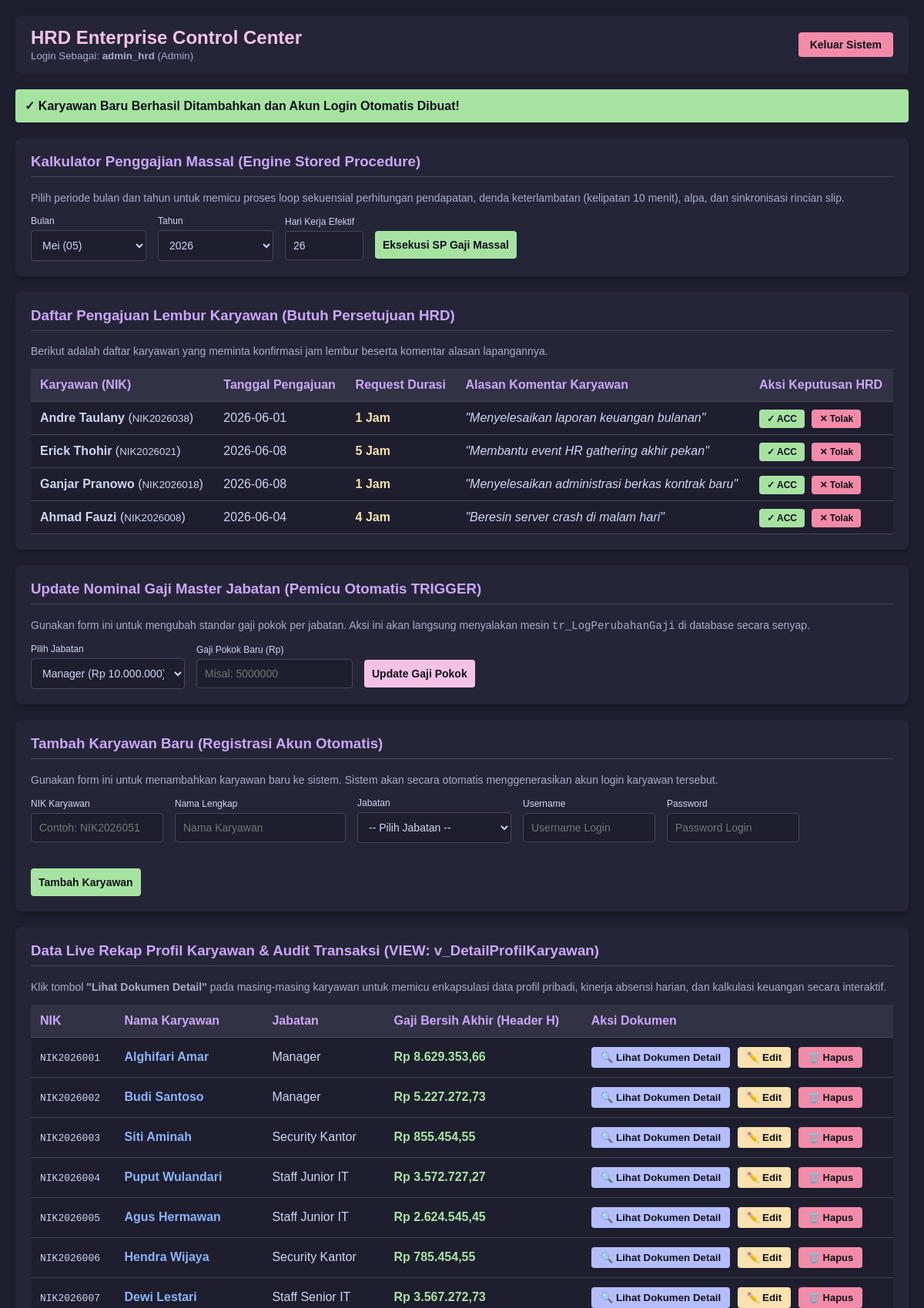
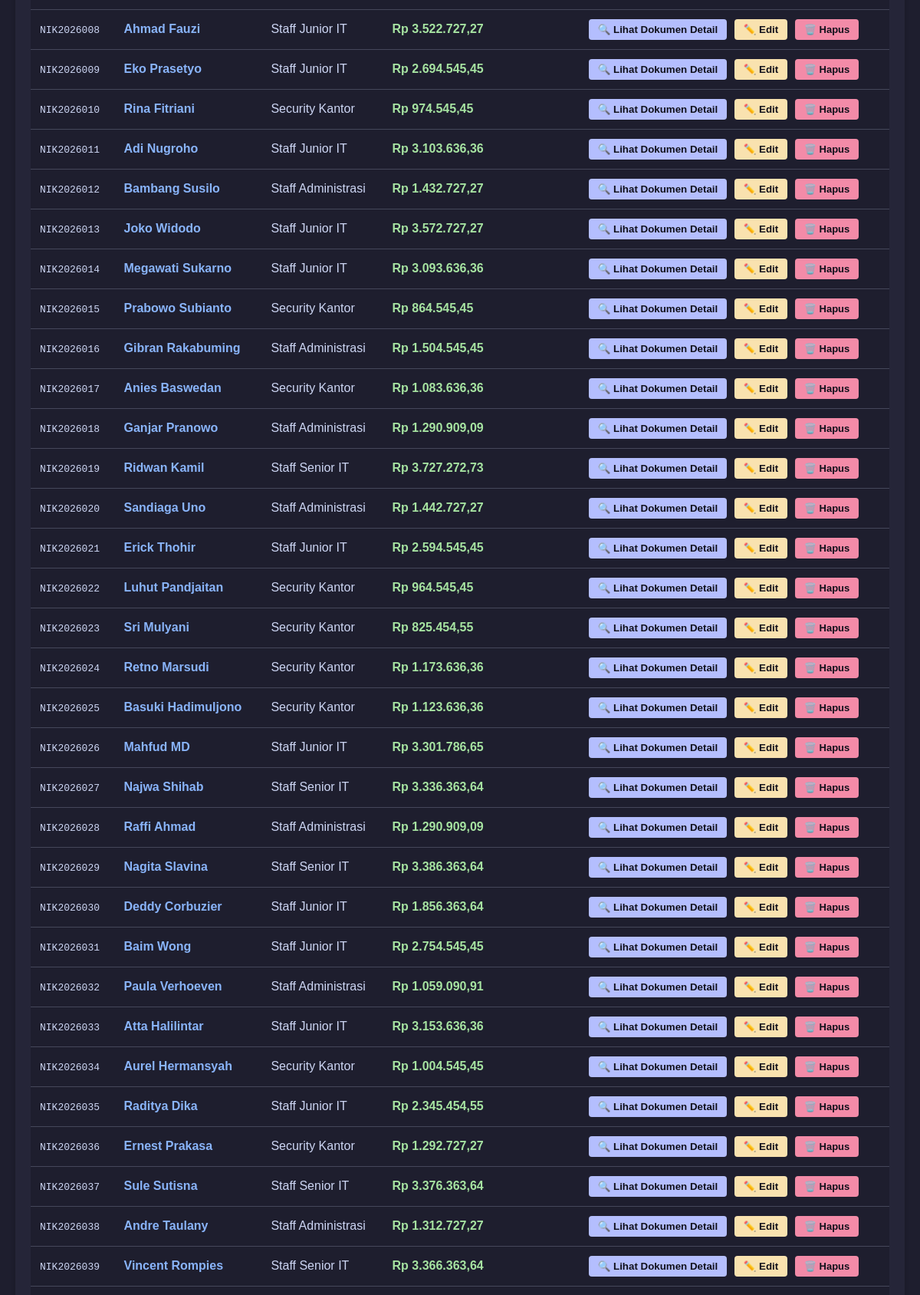
Page /dashboard-hrd.php?status=sukses_tambah_karyawan (signed in, upper part) on the committed database (2 pictures, top to bottom).
### tables this page shows
CREATE TABLE `pengajuan_lembur` (
  `id_lembur` int NOT NULL,
  `id_karyawan` int DEFAULT NULL,
  `tanggal_lembur` date NOT NULL,
  `durasi_jam` int NOT NULL,
  `keterangan` varchar(255) NOT NULL,
  `status_approval` varchar(20) DEFAULT 'Pending'
);

CREATE TABLE `master_karyawan` (
  `id_karyawan` int NOT NULL,
  `nik` varchar(20) NOT NULL,
  `nama_karyawan` varchar(100) NOT NULL,
  `id_jabatan` int NOT NULL,
  `status_aktif` tinyint(1) NOT NULL DEFAULT '1',
  `tanggal_masuk` date NOT NULL
);

CREATE TABLE `master_user` (
  `id_user` int NOT NULL,
  `username` varchar(50) NOT NULL,
  `password_hash` varchar(255) NOT NULL,
  `role` varchar(20) NOT NULL,
  `id_karyawan` int DEFAULT NULL
);

### dashboard-hrd.php (the view, shortened to what this page needs)
<?php
include "config/database.php";
$query_karyawan = "SELECT v.*, k.id_jabatan, u.username FROM v_DetailProfilKaryawan v
                   INNER JOIN master_karyawan k ON v.ID_Karyawan = k.id_karyawan
                   LEFT JOIN master_user u ON k.id_karyawan = u.id_karyawan";
$eksekusi_karyawan = mysqli_query($koneksi, $query_karyawan);
$query_request_lembur = "SELECT l.*, k.nama_karyawan, k.nik FROM pengajuan_lembur l
                         INNER JOIN master_karyawan k ON l.id_karyawan = k.id_karyawan
                         WHERE l.status_approval = 'Pending' ORDER BY l.id_lembur DESC";
$eksekusi_req_lembur = mysqli_query($koneksi, $query_request_lembur);
$query_jabatan_list = "SELECT id_jabatan, nama_jabatan, gaji_pokok FROM master_jabatan";
$eksekusi_jabatan_list = mysqli_query($koneksi, $query_jabatan_list);
$array_jabatan = array();
while ($row_jab = mysqli_fetch_assoc($eksekusi_jabatan_list)) {
    $array_jabatan[] = $row_jab;
}
$bulan_default = 5;
$tahun_default = 2026;
$hari_kerja_default = 26;
?>
<!DOCTYPE html>
<html lang="id">
<head>
</head>
<body>
<div class="kontainer">
    <div class="header">
        <div>
            <h1>HRD Enterprise Control Center</h1>
            <small style="color: #a6adc8;">Login Sebagai: <strong><?php echo $_SESSION['username']; ?></strong> (Admin)</small>
        </div>
        <a href="auth/proses_logout.php" class="tombol-keluar">Keluar Sistem</a>
    </div>
    <?php if (isset($_GET['status']) && $_GET['status'] == 'sukses_tambah_karyawan'): ?>
        <div class="notif-sukses" style="background-color: #a6e3a1; color: #11111b;">✓ Karyawan Baru Berhasil Ditambahkan dan Akun Login Otomatis Dibuat!</div>
    <?php endif; ?>
    <div class="kartu">
        <h3>Kalkulator Penggajian Massal (Engine Stored Procedure)</h3>
        <p style="color: #a6adc8; font-size: 14px; margin: 0;">Pilih periode bulan dan tahun untuk memicu proses loop sekuensial perhitungan pendapatan, denda keterlambatan (kelipatan 10 menit), alpa, dan sinkronisasi rincian slip.</p>
        <form action="hrd/proses_gaji_massal.php" method="POST" class="form-gaji">
            <div>
                <label style="display:block; font-size:12px; margin-bottom:5px;">Bulan</label>
                <select name="input_bulan" required>
                    <option value="5" <?php if ($bulan_default == 5) { echo 'selected'; } ?>>Mei (05)</option>
                </select>
            </div>
            <div>
                <label style="display:block; font-size:12px; margin-bottom:5px;">Tahun</label>
                <select name="input_tahun" required>
                    <option value="2026" <?php if ($tahun_default == 2026) { echo 'selected'; } ?>>2026</option>
                </select>
            </div>
            <div>
                <label style="display:block; font-size:12px; margin-bottom:5px;">Hari Kerja Efektif</label>
                <input type="number" name="input_hari_kerja" value="<?php echo $hari_kerja_default; ?>" min="1" max="31" required style="padding: 10px; border-radius: 4px; border: 1px solid #45475a; background-color: #1e1e2e; color: #cdd6f4; font-size: 14px; width: 80px;">
            </div>
            <div style="margin-top: 18px;">
                <button type="submit" class="btn-proses">Eksekusi SP Gaji Massal</button>
            </div>
        </form>
    </div>
    <div class="kartu">
        <h3>Daftar Pengajuan Lembur Karyawan (Butuh Persetujuan HRD)</h3>
        <p style="color: #a6adc8; font-size: 14px;">Berikut adalah daftar karyawan yang meminta konfirmasi jam lembur beserta komentar alasan lapangannya.</p>
        <table>
            <thead>
                <tr>
                    <th>Karyawan (NIK)</th>
                    <th>Tanggal Pengajuan</th>
                    <th>Request Durasi</th>
                    <th>Alasan Komentar Karyawan</th>
                    <th>Aksi Keputusan HRD</th>
                </tr>
            </thead>
            <tbody>
                <?php if(mysqli_num_rows($eksekusi_req_lembur) > 0): ?>
                    <?php while($req = mysqli_fetch_assoc($eksekusi_req_lembur)): ?>
                        <tr>
                            <td><strong><?php echo $req['nama_karyawan']; ?></strong> (<small><?php echo $req['nik']; ?></small>)</td>
                            <td><?php echo $req['tanggal_lembur']; ?></td>
                            <td style="color: #f9e2af; font-weight:bold;"><?php echo $req['durasi_jam']; ?> Jam</td>
                            <td><em>"<?php echo $req['keterangan']; ?>"</em></td>
                            <td>
                                <a href="hrd/proses_approval_lembur.php?id=<?php echo $req['id_lembur']; ?>&status=Approved" style="background-color: #a6e3a1; color: #11111b; padding: 5px 10px; border-radius:4px; text-decoration:none; font-weight:bold; font-size:12px; margin-right:5px;">✓ ACC</a>
                                <a href="hrd/proses_approval_lembur.php?id=<?php echo $req['id_lembur']; ?>&status=Rejected" style="background-color: #f38ba8; color: #11111b; padding: 5px 10px; border-radius:4px; text-decoration:none; font-weight:bold; font-size:12px;">✕ Tolak</a>
                            </td>
                        </tr>
                    <?php endwhile; ?>
                <?php else: ?>
                    <tr>
                        <td colspan="5" style="text-align: center; color: #a6adc8;">Tidak ada pengajuan lembur yang pending saat ini.</td>
                    </tr>
                <?php endif; ?>
            </tbody>
        </table>
    </div>
    <div class="kartu">
        <h3>Update Nominal Gaji Master Jabatan (Pemicu Otomatis TRIGGER)</h3>
        <p style="color: #a6adc8; font-size: 14px; margin: 0;">Gunakan form ini untuk mengubah standar gaji pokok per jabatan. Aksi ini akan langsung menyalakan mesin <code>tr_LogPerubahanGaji</code> di database secara senyap.</p>
        <form action="hrd/proses_update_gaji.php" method="POST" class="form-gaji">
            <div>
                <label style="display:block; font-size:12px; margin-bottom:5px;">Pilih Jabatan</label>
                <select name="input_id_jabatan" style="width: 200px;" required>
                    <?php foreach ($array_jabatan as $jab): ?>
                        <option value="<?php echo $jab['id_jabatan']; ?>">
                            <?php echo $jab['nama_jabatan']; ?> (Rp <?php echo number_format($jab['gaji_pokok'], 0, ',', '.'); ?>)
                        </option>
                    <?php endforeach; ?>
                </select>
            </div>
            <div>
                <label style="display:block; font-size:12px; margin-bottom:5px;">Gaji Pokok Baru (Rp)</label>
                <input type="number" name="input_gaji_baru" min="1000" required placeholder="Misal: 5000000" style="padding: 10px; border-radius: 4px; border: 1px solid #45475a; background-color: #1e1e2e; color: #cdd6f4; font-size: 14px;">
            </div>
            <div style="margin-top: 18px;">
                <button type="submit" class="btn-proses" style="background-color: #f5c2e7;">Update Gaji Pokok</button>
            </div>
        </form>
    </div>
    <div class="kartu">
        <h3>Tambah Karyawan Baru (Registrasi Akun Otomatis)</h3>
        <p style="color: #a6adc8; font-size: 14px; margin: 0;">Gunakan form ini untuk menambahkan karyawan baru ke sistem. Sistem akan secara otomatis menggenerasikan akun login karyawan tersebut.</p>
        <form action="hrd/proses_karyawan.php" method="POST" class="form-gaji" style="flex-wrap: wrap;">
            <div>
                <label style="display:block; font-size:12px; margin-bottom:5px;">NIK Karyawan</label>
                <input type="text" name="input_nik" required placeholder="Contoh: NIK2026051" style="padding: 10px; border-radius: 4px; border: 1px solid #45475a; background-color: #1e1e2e; color: #cdd6f4; font-size: 14px; width: 150px;">
            </div>
            <div>
                <label style="display:block; font-size:12px; margin-bottom:5px;">Nama Lengkap</label>
                <input type="text" name="input_nama" required placeholder="Nama Karyawan" style="padding: 10px; border-radius: 4px; border: 1px solid #45475a; background-color: #1e1e2e; color: #cdd6f4; font-size: 14px; width: 200px;">
            </div>
            <div>
                <label style="display:block; font-size:12px; margin-bottom:5px;">Jabatan</label>
                <select name="input_id_jabatan" style="width: 200px;" required>
                    <option value="">-- Pilih Jabatan --</option>
                </select>
            </div>
            <div>
                <label style="display:block; font-size:12px; margin-bottom:5px;">Username</label>
                <input type="text" name="input_username" required placeholder="Username Login" style="padding: 10px; border-radius: 4px; border: 1px solid #45475a; background-color: #1e1e2e; color: #cdd6f4; font-size: 14px; width: 150px;">
            </div>
            <div>
                <label style="display:block; font-size:12px; margin-bottom:5px;">Password</label>
                <input type="password" name="input_password" required placeholder="Password Login" style="padding: 10px; border-radius: 4px; border: 1px solid #45475a; background-color: #1e1e2e; color: #cdd6f4; font-size: 14px; width: 150px;">
            </div>
            <div style="margin-top: 18px;">
                <button type="submit" class="btn-proses" style="background-color: #a6e3a1;">Tambah Karyawan</button>
            </div>
        </form>
    </div>
    <div class="kartu">
        <h3>Data Live Rekap Profil Karyawan & Audit Transaksi (VIEW: v_DetailProfilKaryawan)</h3>
        <p style="color: #a6adc8; font-size: 14px;">Klik tombol <strong>"Lihat Dokumen Detail"</strong> pada masing-masing karyawan untuk memicu enkapsulasi data profil pribadi, kinerja absensi harian, dan kalkulasi keuangan secara interaktif.</p>
        <table>
            <thead>
                <tr>
                    <th>NIK</th>
                    <th>Nama Karyawan</th>
                    <th>Jabatan</th>
                    <th>Gaji Bersih Akhir (Header H)</th>
                    <th>Aksi Dokumen</th>
                </tr>
            </thead>
            <tbody>
                <?php if(mysqli_num_rows($eksekusi_karyawan) > 0): ?>
                    <?php while($karyawan = mysqli_fetch_assoc($eksekusi_karyawan)): ?>
                        <tr>
                            <td><code><?php echo $karyawan['NIK']; ?></code></td>
                            <td style="color: #89b4fa; font-weight: bold;"><?php echo $karyawan['Nama_Karyawan']; ?></td>
                            <td><?php echo $karyawan['Jabatan']; ?></td>
                            <td style="color: #a6e3a1; font-weight: bold;">Rp <?php echo number_format($karyawan['Gaji_Terakhir_Diterima'], 2, ',', '.'); ?></td>
                            <td>
                                <button type="button" class="btn-detail-js"
                                        style="background-color: #b4befe; color: #11111b; border:none; padding: 6px 12px; border-radius:4px; font-weight:bold; cursor:pointer;"
                                        data-nik="<?php echo $karyawan['NIK']; ?>"
                                        data-nama="<?php echo $karyawan['Nama_Karyawan']; ?>"
                                        data-jabatan="<?php echo $karyawan['Jabatan']; ?>"
                                        data-gapok="<?php echo number_format($karyawan['Gaji_Pokok'], 2, ',', '.'); ?>"
                                        data-tunjangan="<?php echo number_format($karyawan['Tunjangan'], 2, ',', '.'); ?>"
                                        data-masuk="<?php echo $karyawan['Total_Masuk_Bulan_Ini']; ?>"
                                        data-alpa="<?php echo $karyawan['Total_Alpa_Bulan_Ini']; ?>"
                                        data-menit-telat="<?php echo $karyawan['Total_Menit_Terlambat']; ?>"
                                        data-frekuensi-telat="<?php echo $karyawan['Frekuensi_Kelipatan_Terlambat']; ?>"
                                        data-potongan-denda="<?php echo number_format($karyawan['Total_Potongan_Denda'], 2, ',', '.'); ?>"
                                        data-lembur="<?php echo $karyawan['Total_Jam_Lembur']; ?>"
                                        data-tgl-masuk="<?php echo $karyawan['Tanggal_Masuk']; ?>"
                                        data-status="<?php echo $karyawan['Status_Aktif'] ? 'Aktif Bekerja' : 'Non-Aktif'; ?>"
                                        data-gaji-Social-clean="<?php echo number_format($karyawan['Gaji_Terakhir_Diterima'], 2, ',', '.'); ?>">
                                    🔍 Lihat Dokumen Detail
                                </button>
                                <button type="button" class="btn-edit-js"
                                        style="background-color: #f9e2af; color: #11111b; border:none; padding: 6px 12px; border-radius:4px; font-weight:bold; cursor:pointer; margin-left: 5px;"
                                        data-id-karyawan="<?php echo $karyawan['ID_Karyawan']; ?>"
                                        data-nik="<?php echo $karyawan['NIK']; ?>"
                                        data-nama="<?php echo $karyawan['Nama_Karyawan']; ?>"
                                        data-id-jabatan="<?php echo $karyawan['id_jabatan']; ?>"
                                        data-status-aktif="<?php echo $karyawan['Status_Aktif']; ?>"
                                        data-username="<?php echo htmlspecialchars($karyawan['username'] . ""); ?>">
                                    ✏️ Edit
                                </button>
                                <a href="hrd/proses_hapus_karyawan.php?id=<?php echo $karyawan['ID_Karyawan']; ?>"
                                   style="background-color: #f38ba8; color: #11111b; text-decoration: none; padding: 6px 12px; border-radius:4px; font-weight:bold; font-size: 13px; cursor:pointer; margin-left: 5px; display: inline-block;"
                                   onclick="return confirm('Apakah Anda yakin ingin menghapus/menonaktifkan karyawan <?php echo htmlspecialchars($karyawan['Nama_Karyawan']); ?>?');">
                                    🗑️ Hapus
                                </a>
                            </td>
                        </tr>
                    <?php endwhile; ?>
                <?php endif; ?>
            </tbody>
        </table>
    </div>
</div>
</body>
</html>

### rows in the picture
pengajuan_lembur: id_karyawan.nama_karyawan "Andre Taulany", id_karyawan.nik "NIK2026038", tanggal_lembur "2026-06-01", durasi_jam "1", keterangan "Menyelesaikan laporan keuangan bulanan"
pengajuan_lembur: id_karyawan.nama_karyawan "Erick Thohir", id_karyawan.nik "NIK2026021", tanggal_lembur "2026-06-08", durasi_jam "5", keterangan "Membantu event HR gathering akhir pekan"
pengajuan_lembur: id_karyawan.nama_karyawan "Ganjar Pranowo", id_karyawan.nik "NIK2026018", tanggal_lembur "2026-06-08", durasi_jam "1", keterangan "Menyelesaikan administrasi berkas kontrak baru"
pengajuan_lembur: id_karyawan.nama_karyawan "Ahmad Fauzi", id_karyawan.nik "NIK2026008", tanggal_lembur "2026-06-04", durasi_jam "4", keterangan "Beresin server crash di malam hari"
master_user: NIK "NIK2026001", Nama_Karyawan "Alghifari Amar", Jabatan "Manager", Gaji_Terakhir_Diterima "8.629.353,66"
master_user: NIK "NIK2026002", Nama_Karyawan "Budi Santoso", Jabatan "Manager", Gaji_Terakhir_Diterima "5.227.272,73"
master_user: NIK "NIK2026003", Nama_Karyawan "Siti Aminah", Jabatan "Security Kantor", Gaji_Terakhir_Diterima "855.454,55"
master_user: NIK "NIK2026004", Nama_Karyawan "Puput Wulandari", Jabatan "Staff Junior IT", Gaji_Terakhir_Diterima "3.572.727,27"
master_user: NIK "NIK2026005", Nama_Karyawan "Agus Hermawan", Jabatan "Staff Junior IT", Gaji_Terakhir_Diterima "2.624.545,45"
master_user: NIK "NIK2026006", Nama_Karyawan "Hendra Wijaya", Jabatan "Security Kantor", Gaji_Terakhir_Diterima "785.454,55"
master_user: NIK "NIK2026007", Nama_Karyawan "Dewi Lestari", Jabatan "Staff Senior IT", Gaji_Terakhir_Diterima "3.567.272,73"
master_user: NIK "NIK2026008", Nama_Karyawan "Ahmad Fauzi", Jabatan "Staff Junior IT", Gaji_Terakhir_Diterima "3.522.727,27"
master_user: NIK "NIK2026009", Nama_Karyawan "Eko Prasetyo", Jabatan "Staff Junior IT", Gaji_Terakhir_Diterima "2.694.545,45"
master_user: NIK "NIK2026010", Nama_Karyawan "Rina Fitriani", Jabatan "Security Kantor", Gaji_Terakhir_Diterima "974.545,45"
master_user: NIK "NIK2026011", Nama_Karyawan "Adi Nugroho", Jabatan "Staff Junior IT", Gaji_Terakhir_Diterima "3.103.636,36"
master_user: NIK "NIK2026012", Nama_Karyawan "Bambang Susilo", Jabatan "Staff Administrasi", Gaji_Terakhir_Diterima "1.432.727,27"
master_user: NIK "NIK2026013", Nama_Karyawan "Joko Widodo", Jabatan "Staff Junior IT", Gaji_Terakhir_Diterima "3.572.727,27"
master_user: NIK "NIK2026014", Nama_Karyawan "Megawati Sukarno", Jabatan "Staff Junior IT", Gaji_Terakhir_Diterima "3.093.636,36"
master_user: NIK "NIK2026015", Nama_Karyawan "Prabowo Subianto", Jabatan "Security Kantor", Gaji_Terakhir_Diterima "864.545,45"
master_user: NIK "NIK2026016", Nama_Karyawan "Gibran Rakabuming", Jabatan "Staff Administrasi", Gaji_Terakhir_Diterima "1.504.545,45"
master_user: NIK "NIK2026017", Nama_Karyawan "Anies Baswedan", Jabatan "Security Kantor", Gaji_Terakhir_Diterima "1.083.636,36"
master_user: NIK "NIK2026018", Nama_Karyawan "Ganjar Pranowo", Jabatan "Staff Administrasi", Gaji_Terakhir_Diterima "1.290.909,09"
master_user: NIK "NIK2026019", Nama_Karyawan "Ridwan Kamil", Jabatan "Staff Senior IT", Gaji_Terakhir_Diterima "3.727.272,73"
master_user: NIK "NIK2026020", Nama_Karyawan "Sandiaga Uno", Jabatan "Staff Administrasi", Gaji_Terakhir_Diterima "1.442.727,27"
master_user: NIK "NIK2026021", Nama_Karyawan "Erick Thohir", Jabatan "Staff Junior IT", Gaji_Terakhir_Diterima "2.594.545,45"
master_user: NIK "NIK2026022", Nama_Karyawan "Luhut Pandjaitan", Jabatan "Security Kantor", Gaji_Terakhir_Diterima "964.545,45"
master_user: NIK "NIK2026023", Nama_Karyawan "Sri Mulyani", Jabatan "Security Kantor", Gaji_Terakhir_Diterima "825.454,55"
master_user: NIK "NIK2026024", Nama_Karyawan "Retno Marsudi", Jabatan "Security Kantor", Gaji_Terakhir_Diterima "1.173.636,36"
master_user: NIK "NIK2026025", Nama_Karyawan "Basuki Hadimuljono", Jabatan "Security Kantor", Gaji_Terakhir_Diterima "1.123.636,36"
master_user: NIK "NIK2026026", Nama_Karyawan "Mahfud MD", Jabatan "Staff Junior IT", Gaji_Terakhir_Diterima "3.301.786,65"
master_user: NIK "NIK2026027", Nama_Karyawan "Najwa Shihab", Jabatan "Staff Senior IT", Gaji_Terakhir_Diterima "3.336.363,64"
master_user: NIK "NIK2026028", Nama_Karyawan "Raffi Ahmad", Jabatan "Staff Administrasi", Gaji_Terakhir_Diterima "1.290.909,09"
master_user: NIK "NIK2026029", Nama_Karyawan "Nagita Slavina", Jabatan "Staff Senior IT", Gaji_Terakhir_Diterima "3.386.363,64"
master_user: NIK "NIK2026030", Nama_Karyawan "Deddy Corbuzier", Jabatan "Staff Junior IT", Gaji_Terakhir_Diterima "1.856.363,64"
master_user: NIK "NIK2026031", Nama_Karyawan "Baim Wong", Jabatan "Staff Junior IT", Gaji_Terakhir_Diterima "2.754.545,45"
master_user: NIK "NIK2026032", Nama_Karyawan "Paula Verhoeven", Jabatan "Staff Administrasi", Gaji_Terakhir_Diterima "1.059.090,91"
master_user: NIK "NIK2026033", Nama_Karyawan "Atta Halilintar", Jabatan "Staff Junior IT", Gaji_Terakhir_Diterima "3.153.636,36"
master_user: NIK "NIK2026034", Nama_Karyawan "Aurel Hermansyah", Jabatan "Security Kantor", Gaji_Terakhir_Diterima "1.004.545,45"
master_user: NIK "NIK2026035", Nama_Karyawan "Raditya Dika", Jabatan "Staff Junior IT", Gaji_Terakhir_Diterima "2.345.454,55"
master_user: NIK "NIK2026036", Nama_Karyawan "Ernest Prakasa", Jabatan "Security Kantor", Gaji_Terakhir_Diterima "1.292.727,27"
master_user: NIK "NIK2026037", Nama_Karyawan "Sule Sutisna", Jabatan "Staff Senior IT", Gaji_Terakhir_Diterima "3.376.363,64"
master_user: NIK "NIK2026038", Nama_Karyawan "Andre Taulany", Jabatan "Staff Administrasi", Gaji_Terakhir_Diterima "1.312.727,27"
master_user: NIK "NIK2026039", Nama_Karyawan "Vincent Rompies", Jabatan "Staff Senior IT", Gaji_Terakhir_Diterima "3.366.363,64"

### other values in the picture
$_SESSION['username'] "admin_hrd"
form field input_id_jabatan "Manager (Rp 10.000.000)"
